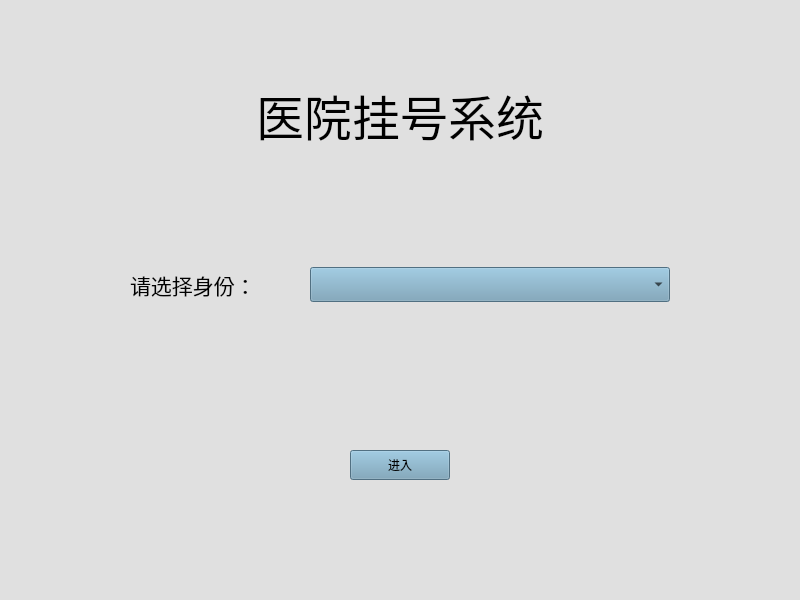
<?xml version="1.0" encoding="UTF-8"?>
<ui version="4.0">
 <class>Widget</class>
 <widget class="QWidget" name="Widget">
  <property name="geometry">
   <rect>
    <x>0</x>
    <y>0</y>
    <width>800</width>
    <height>600</height>
   </rect>
  </property>
  <property name="minimumSize">
   <size>
    <width>800</width>
    <height>600</height>
   </size>
  </property>
  <property name="maximumSize">
   <size>
    <width>800</width>
    <height>600</height>
   </size>
  </property>
  <property name="windowTitle">
   <string>Widget</string>
  </property>
  <property name="styleSheet">
   <string notr="true">background-color:rgb(224,224,224);</string>
  </property>
  <widget class="QLabel" name="TitleLabel">
   <property name="geometry">
    <rect>
     <x>200</x>
     <y>80</y>
     <width>400</width>
     <height>71</height>
    </rect>
   </property>
   <property name="styleSheet">
    <string notr="true">background-color:rgb(224,224,224);
color:rgb(0,0,0);</string>
   </property>
   <property name="text">
    <string>&lt;html&gt;&lt;head/&gt;&lt;body&gt;&lt;p align=&quot;center&quot;&gt;&lt;span style=&quot; font-size:36pt;&quot;&gt;医院挂号系统&lt;/span&gt;&lt;/p&gt;&lt;/body&gt;&lt;/html&gt;</string>
   </property>
  </widget>
  <widget class="QLabel" name="Label">
   <property name="geometry">
    <rect>
     <x>130</x>
     <y>260</y>
     <width>150</width>
     <height>50</height>
    </rect>
   </property>
   <property name="styleSheet">
    <string notr="true">background-color:rgb(224,224,224);
color:rgb(0,0,0);</string>
   </property>
   <property name="text">
    <string>&lt;html&gt;&lt;head/&gt;&lt;body&gt;&lt;p&gt;&lt;span style=&quot; font-size:16pt;&quot;&gt;请选择身份：&lt;/span&gt;&lt;/p&gt;&lt;/body&gt;&lt;/html&gt;</string>
   </property>
  </widget>
  <widget class="QComboBox" name="TypeComboBox">
   <property name="geometry">
    <rect>
     <x>310</x>
     <y>267</y>
     <width>360</width>
     <height>35</height>
    </rect>
   </property>
   <property name="styleSheet">
    <string notr="true">background-color:rgb(113,157,182);
color:rgb(0,0,0);</string>
   </property>
  </widget>
  <widget class="QPushButton" name="YesPushButton">
   <property name="geometry">
    <rect>
     <x>350</x>
     <y>450</y>
     <width>100</width>
     <height>30</height>
    </rect>
   </property>
   <property name="styleSheet">
    <string notr="true">background-color:rgb(113,157,182);
color:rgb(0,0,0);</string>
   </property>
   <property name="text">
    <string>进入</string>
   </property>
  </widget>
 </widget>
 <resources/>
 <connections/>
</ui>
